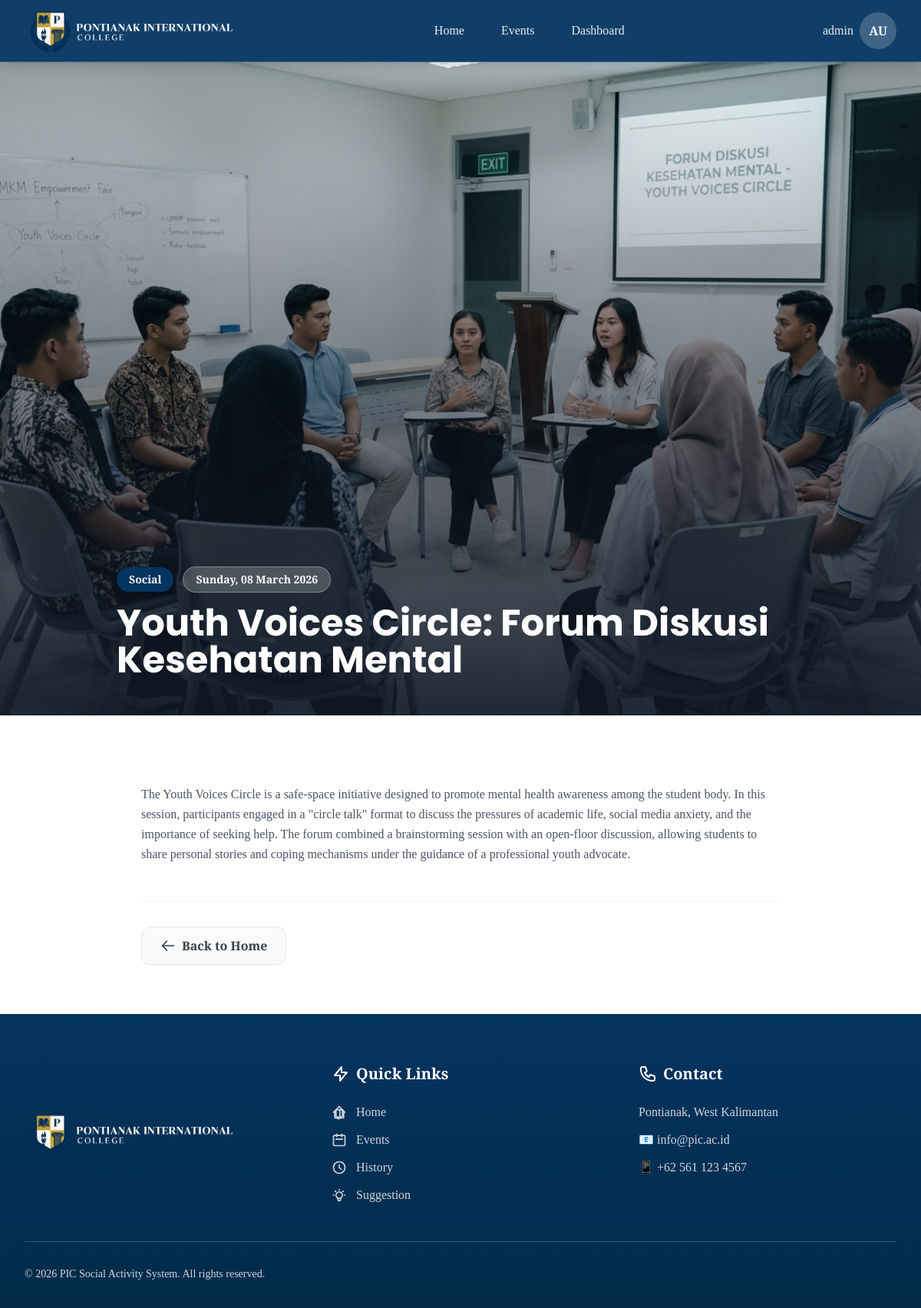
The app's page /news/4 (signed in) with its own data.
### tables this page shows
CREATE TABLE `news` (
  `id` int NOT NULL,
  `title` varchar(255) NOT NULL,
  `image_url` varchar(500) DEFAULT NULL,
  `date` date NOT NULL,
  `description` text,
  `category` varchar(50) DEFAULT 'General',
  `created_at` timestamp NULL DEFAULT CURRENT_TIMESTAMP,
  `updated_at` timestamp NULL DEFAULT CURRENT_TIMESTAMP ON UPDATE CURRENT_TIMESTAMP
);

### app/views/news/show.php (the view, shortened to what the rows shown need)
<section class="relative pt-20">
    <div class="relative h-[40vh] md:h-[50vh] overflow-hidden">
        <img src="<?= htmlspecialchars($news['image_url'] ?? '/assets/images/latest/national-robotic-championship.png') ?>"
             alt="<?= htmlspecialchars($news['title']) ?>"
             class="w-full h-full object-cover">
        <div class="absolute inset-0 bg-gradient-to-t from-gray-900/90 via-gray-900/40 to-transparent"></div>
        <div class="absolute bottom-0 left-0 right-0 p-8 md:p-12">
            <div class="max-w-4xl mx-auto">
                <div class="flex items-center gap-3 mb-4 flex-wrap">
                    <span class="px-4 py-1.5 bg-primary text-white text-sm font-semibold rounded-full shadow-md">
                        <?= htmlspecialchars($news['category'] ?? 'News') ?>
                    </span>
                    <span class="px-4 py-1.5 bg-white/20 backdrop-blur-sm text-white text-sm font-semibold rounded-full border border-white/30">
                        <?= date('l, d F Y', strtotime($news['date'])) ?>
                    </span>
                </div>
                <h1 class="text-3xl md:text-5xl font-bold text-white font-poppins leading-tight">
                    <?= htmlspecialchars($news['title']) ?>
                </h1>
            </div>
        </div>
    </div>
</section>
<section class="py-16 bg-white">
    <div class="max-w-4xl mx-auto px-4 sm:px-6 lg:px-8">
        <div class="prose prose-lg max-w-none text-gray-600 leading-relaxed whitespace-pre-line">
<?= htmlspecialchars($news['description'] ?? '') ?>
        </div>
        <div class="mt-12 pt-8 border-t border-gray-100 flex justify-between items-center">
            <a href="/" class="inline-flex items-center gap-2 px-6 py-3 bg-gray-50 text-gray-700 font-semibold rounded-xl hover:bg-gray-100 transition-all border border-gray-200">
                <svg class="w-5 h-5" fill="none" stroke="currentColor" viewBox="0 0 24 24"><path stroke-linecap="round" stroke-linejoin="round" stroke-width="2" d="M10 19l-7-7m0 0l7-7m-7 7h18"/></svg>
                Back to Home
            </a>
        </div>
    </div>
</section>

### app/core/Router.php (shortened to what the rows shown need)
<?php
class Router
{
    private array $routes = [];
    public function add(string $method, string $uri, string $controller, string $function)
    {
        $this->routes[] = [
            'method' => $method,
            'uri' => $uri,
            'controller' => $controller,
            'function' => $function,
        ];
    }
    public function run()
    {
        $method = $_SERVER['REQUEST_METHOD'];
        $uri = parse_url($_SERVER['REQUEST_URI'], PHP_URL_PATH);
        $uri = preg_replace('#/{2,}#', '/', $uri);
        $uri = rtrim($uri, '/');
        foreach ($this->routes as $route) {
            if ($method !== $route['method']) {
                continue;
            }
            $pattern = preg_replace('/\{[a-zA-Z_]+\}/', '([0-9]+)', $route['uri']);
            $pattern = '#^' . $pattern . '$#';
            if (preg_match($pattern, $uri, $matches)) {
                array_shift($matches);
                $controller = new $controllerClass();
                $function = $route['function'];
                call_user_func_array([$controller, $function], $matches);
                return;
            }
        }
    }
}

### app/views/layouts/navbar.php (shortened to what the rows shown need)
<nav class="fixed top-0 left-0 right-0 z-50 bg-primary/95 backdrop-blur-md shadow-lg border-b border-white/20">
    <div class="max-w-7xl mx-auto px-4 sm:px-6 lg:px-8">
        <div class="flex items-center justify-between h-16 md:h-20">
            <div class="flex-shrink-0">
                <a href="/" class="flex items-center">
                    <img src="/assets/images/logo/logo-white.png" alt="PIC Logo" class="h-30 md:h-36 w-auto object-contain">
                </a>
            </div>
            <div class="hidden md:flex items-center space-x-2">
                <?php
                $menuItems = ['Home'];
                $links = ['/'];
                if (Session::isLoggedIn()) {
                    $menuItems[] = 'Events';
                    $links[] = '/events';
                    if (Session::getUserRole() === 'admin') {
                        $menuItems[] = 'Dashboard';
                        $links[] = '/admin/dashboard';
                    }
                } else {
                    $menuItems[] = 'Events';
                    $links[] = '/events';
                }
                $activeItem = '';
                foreach($menuItems as $index => $item):
                ?>
                    <a href="<?php echo htmlspecialchars($links[$index]); ?>" class="px-4 md:px-5 py-2 rounded-full font-medium transition-all duration-300 <?php echo ($item === $activeItem) ? 'bg-primary-dark/90 text-white hover:bg-primary-dark' : 'text-white/90 hover:bg-white/20 hover:text-white'; ?>">
                        <?php echo htmlspecialchars($item); ?>
                    </a>
                <?php endforeach; ?>
            </div>
            <div class="flex items-center space-x-2 md:space-x-3">
                <?php if (!Session::isLoggedIn()): ?>
                    <a href="/auth/login" class="px-4 md:px-5 py-2 rounded-full bg-white text-primary font-medium text-sm md:text-base transition-all duration-300 hover:bg-gray-100 shadow-sm">
                        Login
                    </a>
                <?php else:
                    $loggedInUser = Session::getUser();
                    $fullName = $loggedInUser['name'] ?? Session::getUserName() ?? 'User';
                    $role = Session::getUserRole();
                    $displayName = ($role === 'admin') ? 'admin' : $fullName;
                    $words = preg_split('/\\s+/', trim($fullName));
                    $initials = strtoupper(($words[0][0] ?? '') . ($words[1][0] ?? substr($fullName, 0, 1)));
                ?>
                    <div class="flex items-center space-x-2">
                        <span class="text-white/90 font-medium text-sm md:text-base hidden lg:block"><?php echo htmlspecialchars($displayName); ?></span>
                        <div class="relative">
                                <button id="profile-btn" onclick="toggleDropdown(event)" class="w-10 h-10 md:w-12 md:h-12 rounded-full bg-white/20 hover:bg-white/30 flex items-center justify-center transition-all duration-300 text-white font-semibold text-sm md:text-base" aria-label="Profile menu">
                                    <?php echo htmlspecialchars($initials); ?>
                                </button>
                        </div>
                    </div>
                <?php endif; ?>
            </div>
        </div>
    </div>
</nav>

### app/views/layouts/footer.php (shortened to what the rows shown need)
<footer class="bg-gradient-to-b from-primary to-primary-dark text-white py-16 px-4 sm:px-6 lg:px-8">
    <div class="max-w-7xl mx-auto">
        <div class="grid grid-cols-1 md:grid-cols-3 gap-12 lg:gap-16 mb-12">
            <a href="/" class="flex items-center">
                <img src="/assets/images/logo/logo-white.png" alt="PIC Logo" class="h-30 md:h-36 w-auto object-contain">
            </a>
            <div>
                <h4 class="text-xl font-bold mb-6 flex items-center gap-2">
                    <svg class="w-6 h-6" fill="none" stroke="currentColor" viewBox="0 0 24 24">
                        <path stroke-linecap="round" stroke-linejoin="round" stroke-width="2"
                            d="M13 10V3L4 14h7v7l9-11h-7z" />
                    </svg>
                    Quick Links
                </h4>
                <ul class="space-y-3">
                    <li><a href="/"
                            class="group flex items-center gap-3 text-gray-300 hover:text-white hover:translate-x-2 transition-all duration-300">
                            Home
                        </a></li>
                    <li><a href="/events"
                            class="group flex items-center gap-3 text-gray-300 hover:text-white hover:translate-x-2 transition-all duration-300">
                            <svg class="w-5 h-5 group-hover:translate-x-1 transition-transform" fill="none"
                                stroke="currentColor" viewBox="0 0 24 24">
                                <path stroke-linecap="round" stroke-linejoin="round" stroke-width="2"
                                    d="M8 7V3m8 4V3m-9 8h10M5 21h14a2 2 0 0 0 2-2V7a2 2 0 0 0-2-2H5a2 2 0 0 0-2 2v12a2 2 0 0 0 2 2z" />
                            </svg>
                            Events
                        </a></li>
                    <li><a href="/history"
                            class="group flex items-center gap-3 text-gray-300 hover:text-white hover:translate-x-2 transition-all duration-300">
                            <svg class="w-5 h-5 group-hover:translate-x-1 transition-transform" fill="none"
                                stroke="currentColor" viewBox="0 0 24 24">
                                <path stroke-linecap="round" stroke-linejoin="round" stroke-width="2"
                                    d="M12 8v4l3 3m6-3a9 9 0 11-18 0 9 9 0 0118 0z" />
                            </svg>
                            History
                        </a></li>
                    <li><a href="/suggestion"
                            class="group flex items-center gap-3 text-gray-300 hover:text-white hover:translate-x-2 transition-all duration-300">
                            Suggestion
                        </a></li>
                </ul>
            </div>
            <div>
                <h4 class="text-xl font-bold mb-6 flex items-center gap-2">
                    Contact
                </h4>
                <div class="space-y-3 text-gray-300">
                    <p>Pontianak, West Kalimantan</p>
                    <p>📧 info@pic.ac.id</p>
                    <p>📱 +62 561 123 4567</p>
                </div>
            </div>
        </div>
        <div class="border-t border-white/20 pt-8 mt-12 flex flex-col md:flex-row justify-between items-center gap-4">
            <p class="text-gray-300 text-sm">© 2026 PIC Social Activity System. All rights reserved.</p>
        </div>
    </div>
</footer>
</body>
</html>

### records on screen
news: item "Home", item "Events", item "Dashboard", image_url (picture), category "Social", date "Sunday, 08 March 2026", title "Youth Voices Circle: Forum Diskusi Kesehatan Mental", description "The Youth Voices Circle is a safe-space initiative designed to promote mental health awareness among the student body. In this session, participants engaged in a \"circle talk\" format to discuss the pressures of academic life, social media anxiety, and the importance of seeking help. The forum combined a brainstorming session with an open-floor discussion, allowing students to share personal stories and coping mechanisms under the guidance of a professional youth advocate."
